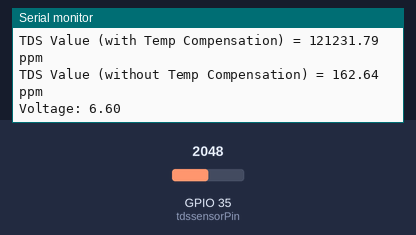
The sketch below on a simulated ESP32. On the bench: the last lines printed to the serial monitor. The test bench sets the inputs (shaded band); at power-on: GPIO 35 (tdssensorPin) = 2048.

Above: at 2.5 s.
2.6 s: GPIO 35 (tdssensorPin) set to 2866
At 2.6 s:
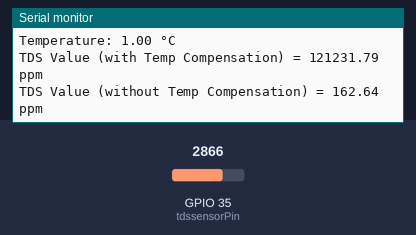
5.0 s: GPIO 35 (tdssensorPin) set to 3603
At 6.9 s:
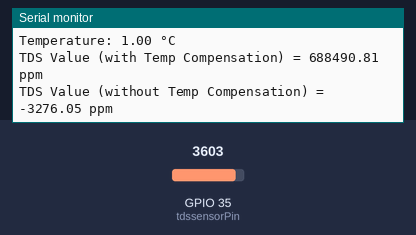
Timing chart, 0 to 8.4 s (numbered marks = the images above; inputs shaded):
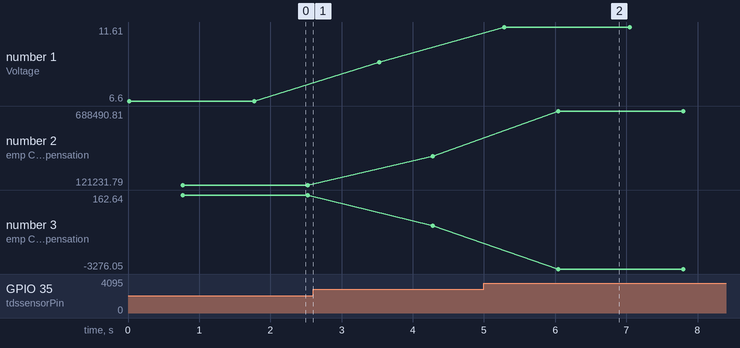

The sketch:

tds_temp_calibrated.ino
```cpp
#include <OneWire.h>
#include <DallasTemperature.h>

#define ONE_WIRE_BUS 27 // temp pin
#define tdssensorPin 35 // tds pin

OneWire oneWire(ONE_WIRE_BUS);
DallasTemperature tempSensor(&oneWire);

int tdssensorValue = 0;
float tdsValue = 0;
float Voltage = 0;
float Temp = 0;

void setup() {
  Serial.begin(115200);
  tempSensor.begin();
}

void loop() {
  // TDS calibration
  tdssensorValue = analogRead(tdssensorPin);
  Voltage = tdssensorValue * 3.3 / 1024.0; // Convert analog reading to Voltage
  Serial.print("Voltage: ");
  Serial.println(Voltage);

  // Temperature reading
  Temp = tempSensor.requestTemperaturesByIndex(0);
  Serial.print("Temperature: ");
  Serial.print(Temp);
  Serial.println(" °C");

  // Temperature compensation
  float compensationCoefficient = 1.0 + 0.02 * (Temp - 25.0);
  float compensationVoltage = Voltage / compensationCoefficient;

  // TDS with Temperature Compensation
  tdsValue = (133.42 * compensationVoltage * compensationVoltage * compensationVoltage
    - 255.86 * compensationVoltage * compensationVoltage
    + 857.39 * compensationVoltage) * 0.5;

  Serial.print("TDS Value (with Temp Compensation) = ");
  Serial.print(tdsValue);
  Serial.println(" ppm");

  // TDS without Temperature Compensation
  float compensationCoefficient_without_temp = 1.0 + 0.02 * (25.0 - 25.0);
  float compensationVoltage_without_temp = Voltage / compensationCoefficient_without_temp;
  float tdsValue_without_temp = (133.42 * compensationVoltage_without_temp * compensationVoltage_without_temp
    - 255.86 * compensationVoltage_without_temp * compensationVoltage_without_temp
    + 857.39 * compensationVoltage_without_temp) * 0.5;

  Serial.print("TDS Value (without Temp Compensation) = ");
  Serial.print(tdsValue_without_temp);
  Serial.println(" ppm");

  delay(1000);
}
```

Measured:
- after the input at 5.0 s, the serial monitor: prints a new line after 0.29 s (image 2)
- plotted number 1: 6.6 → 9.24 after the input at 2.6 s, 9.24 → 11.61 after the input at 5.0 s
- plotted number 2: 121231.79 → 341065.38 after the input at 2.6 s, 341065.38 → 688490.81 after the input at 5.0 s
- plotted number 3: 162.64 → -1262.96 after the input at 2.6 s, -1262.96 → -3276.05 after the input at 5.0 s
